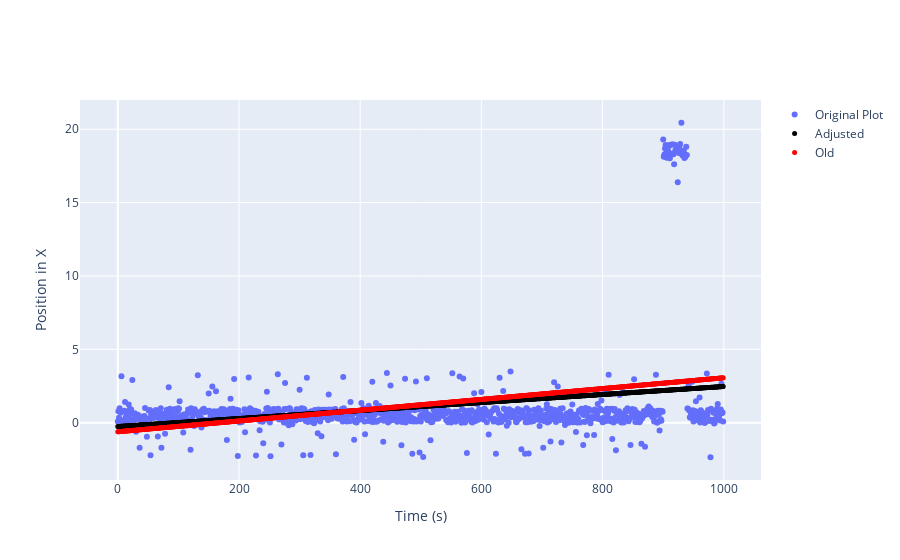

Source (notebook cell):
### Code cell
from scipy.optimize import curve_fit

def func(x, a, b):
    return a * x + b


p, pcov = curve_fit(func, xx, yy)
y_exp = func(xx, *p)
print(p)


fig = go.Figure()
fig.add_trace(go.Scatter(x = xx, y=origGraph,
    name='Original Plot', mode='markers'))
fig.add_trace(go.Scatter(
    x=xx,
    y=y_exp,
    mode='markers',
    marker=dict(
        color='black',
        size=5
    ),
    name='Adjusted'
))
fig.add_trace(go.Scatter(
    x=xx,
    y=y_exp1,
    mode='markers',
    marker=dict(
        color='red',
        size=5
    ),
    name='Old'
))
fig.update_layout(
      xaxis=dict(
        title='Time (s)'
    ),
    yaxis=dict(
        title='Position in X'
    ))
fig.show()

timeEnd = time.time()
timeElapsed = timeEnd - timeStart
#print("Seconds since epoch =", timeStart, "\n")	
#print("Time elapsed in seconds =", timeElapsed, "\n")

### Figure 1 — Plotly figure (JSON) as saved in the notebook; plotly's stock layout.template omitted (floating-point values rounded to 4 significant figures; data arrays with more than 128 entries replaced by an {"elided": "..."} marker saying what was removed)
{"data": [{"mode": "markers", "name": "Original Plot", "type": "scatter", "x": {"elided": "1000 int values"}, "y": {"elided": "1000 float values"}}, {"marker": {"color": "black", "size": 5}, "mode": "markers", "name": "Adjusted", "type": "scatter", "x": {"elided": "1000 int values"}, "y": {"elided": "1000 float values"}}, {"marker": {"color": "red", "size": 5}, "mode": "markers", "name": "Old", "type": "scatter", "x": {"elided": "1000 int values"}, "y": {"elided": "1000 float values"}}], "layout": {"xaxis": {"title": {"text": "Time (s)"}}, "yaxis": {"title": {"text": "Position in X"}}}}
